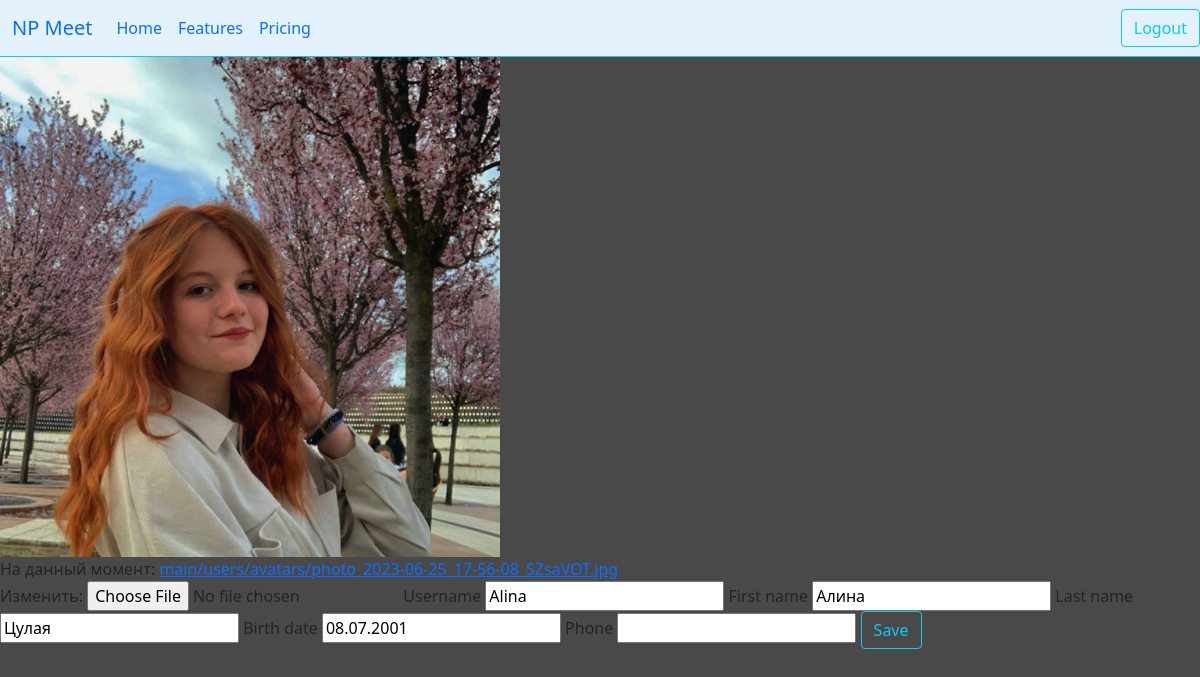
/profile/edit/ (signed in), run on the app's committed database.
### main/models.py (models this page shows, shortened)
class User(AbstractUser):
    avatar = models.ImageField(upload_to='main/users/avatars', default='main/users/avatars/default.webp')
    birth_date = models.DateField(null=True, blank=True)
    phone = models.CharField(max_length=20, null=True, blank=True)
    position = models.ManyToManyField(CorpPositions, blank=True)
    corporation = models.ForeignKey(Corporations, on_delete=models.CASCADE, null=True, blank=True)
    reg_ip = models.GenericIPAddressField(verbose_name='IP при регистрации', blank=True, null=True)
    last_ip = models.GenericIPAddressField(verbose_name='IP последнего входа', blank=True, null=True)

### main/views.py (the view, shortened to what this page needs)
# urls.py: path('profile/edit/', views.edit_worker_profile, name='edit_worker_profile'),
@login_required
def edit_worker_profile(request):
    user = get_object_or_404(User, id=request.user.id)
    if request.method == 'GET':
        form = EditUserForm(instance=request.user)
        print(request.user.id)
        return render(request, 'main/edit_worker_profile_page.html', context={
            'form': form
        })

### main/forms.py
class EditUserForm(ModelForm):
    class Meta:
        model = User
        fields = ('avatar',
                  'username',
                  'first_name',
                  'last_name',
                  'birth_date',
                  'phone')

### main/templates/main/edit_worker_profile_page.html (shortened to what this page needs)
{% extends 'main/base.html' %}
{% block content %}
<form method="post" enctype="multipart/form-data">
    <div><img src="{{user.avatar.url}}" alt="Avatar" width="500" height="500"></div>
    {{form.avatar}}
    {{form.username.label}}
    {{form.username}}
    {{form.first_name.label}}
    {{form.first_name}}
    {{form.last_name.label}}
    {{form.last_name}}
    {{form.birth_date.label}}
    {{form.birth_date}}
    {{form.phone.label}}
    {{form.phone}}
    <button type="submit" class="btn btn-outline-info">Save</button>
</form>
{% endblock content %}

### main/static/main/css/base.css (style rules this page uses)
body { background: #494949; margin: 0; padding: 0; overflow-x: hidden; }

### data on the page
User: avatar (picture), username "Alina", first_name "Алина", last_name "Цулая", birth_date "08.07.2001"
